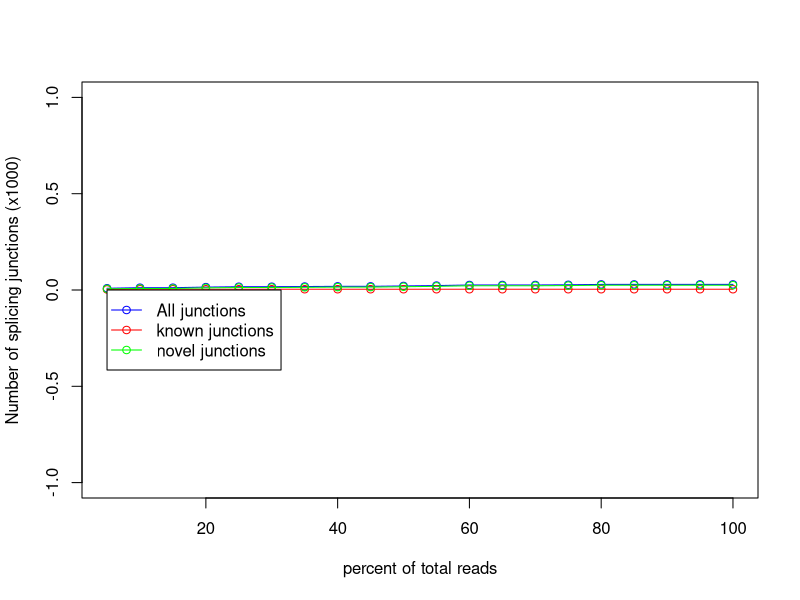

Recreate this plot in R.
pdf('CONTROL_REP3.junctionSaturation_plot.pdf')
x=c(5,10,15,20,25,30,35,40,45,50,55,60,65,70,75,80,85,90,95,100)
y=c(3,4,4,4,4,4,4,4,4,4,4,4,4,4,4,4,4,4,4,4)
z=c(9,12,12,15,17,17,18,19,19,21,23,26,26,26,27,29,29,29,29,29)
w=c(6,8,8,11,13,13,14,15,15,17,19,22,22,22,23,25,25,25,25,25)
m=max(0,0,0)
n=min(0,0,0)
plot(x,z/1000,xlab='percent of total reads',ylab='Number of splicing junctions (x1000)',type='o',col='blue',ylim=c(n,m))
points(x,y/1000,type='o',col='red')
points(x,w/1000,type='o',col='green')
legend(5,0, legend=c("All junctions","known junctions", "novel junctions"),col=c("blue","red","green"),lwd=1,pch=1)
dev.off()
